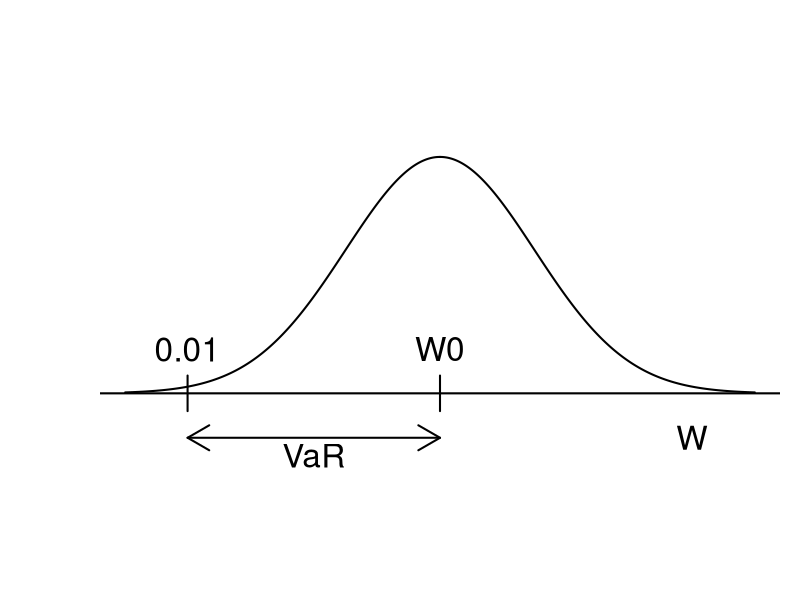
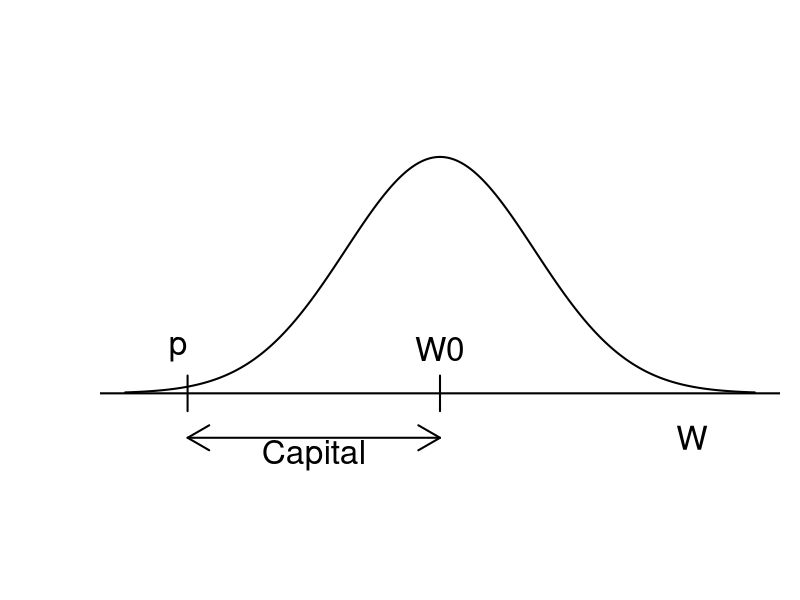

Generate these figures, in order, with R:
## VaR example
par(mar=c(5,5,1,1),bty='n',las=1)
x <- seq(-5,5,length=1000)
y <- dnorm(x, mean=0, sd=1.5)
plot(x,y,type='l',lwd=2,ylim=c(-.1,.4),xlim=c(-5,5),axes=F,ylab='',xlab='')
abline(h=0,lwd=2)
text(4,-.05,'W',cex=2)
text(median(x),.05,'W0',cex=2)
segments(median(x),-.02,median(x),.02,lwd=2)
segments(x[100],-.02,x[100],.02,lwd=2)
text(x[100],.05,'0.01',cex=2)
arrows(x[100],-.05,median(x),-.05,code=3,lwd=2)
text(x[300],-.07,'VaR',cex=2)


plot(x,y,type='l',lwd=2,ylim=c(-.1,.4),xlim=c(-5,5),axes=F,ylab='',xlab='')
abline(h=0,lwd=2)
text(4,-.05,'W',cex=2)
text(median(x),.05,'W0',cex=2)
segments(median(x),-.02,median(x),.02,lwd=2)
segments(x[100],-.02,x[100],.02,lwd=2)

text(x[85],.05,'p',cex=2)
arrows(x[100],-.05,median(x),-.05,code=3,lwd=2)
text(x[300],-.07,'Capital',cex=2)

## FIN